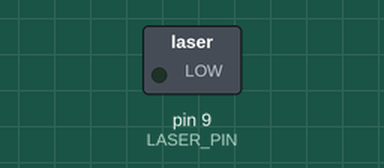
Recording of a sketch running on a simulated Arduino Uno, built with avr-gcc and run on an emulated ATmega328P. Parts: switched loads named in the sketch (green lamp = pin HIGH).

Above: at 0.6 s.
At 4.7 s:
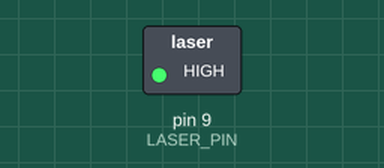
Timing chart, 0 to 6.7 s (numbered marks = the images above):
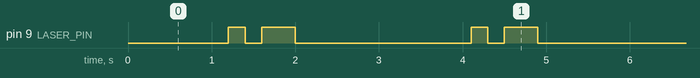

The sketch:

BITS_LASER.ino
```cpp
const int LASER_PIN = 9;
const int bitTime = 200;

void sendBit(int b) {
  digitalWrite(LASER_PIN, b ? HIGH : LOW);
  delay(bitTime);
}

void sendByte(byte data) {
  // START fuerte
  digitalWrite(LASER_PIN, LOW);
  delay(3 * bitTime);

  // bits MSB primero
  for (int i = 7; i >= 0; i--) {
    sendBit((data >> i) & 1);
  }

  // stop
  digitalWrite(LASER_PIN, LOW);
  delay(bitTime);
}

void setup() {
  pinMode(LASER_PIN, OUTPUT);
}

void loop() {
  sendByte(0b00010110);  // patrón de prueba
  delay(500);
}
```

Measured:
- by itself, pin 9 (LASER_PIN): repeats every 2.9 s: LOW 0.20 s, HIGH 0.40 s, LOW 2.1 s, HIGH 0.20 s
- by itself, everything shown: repeats every 2.9 s, in 4 steps
